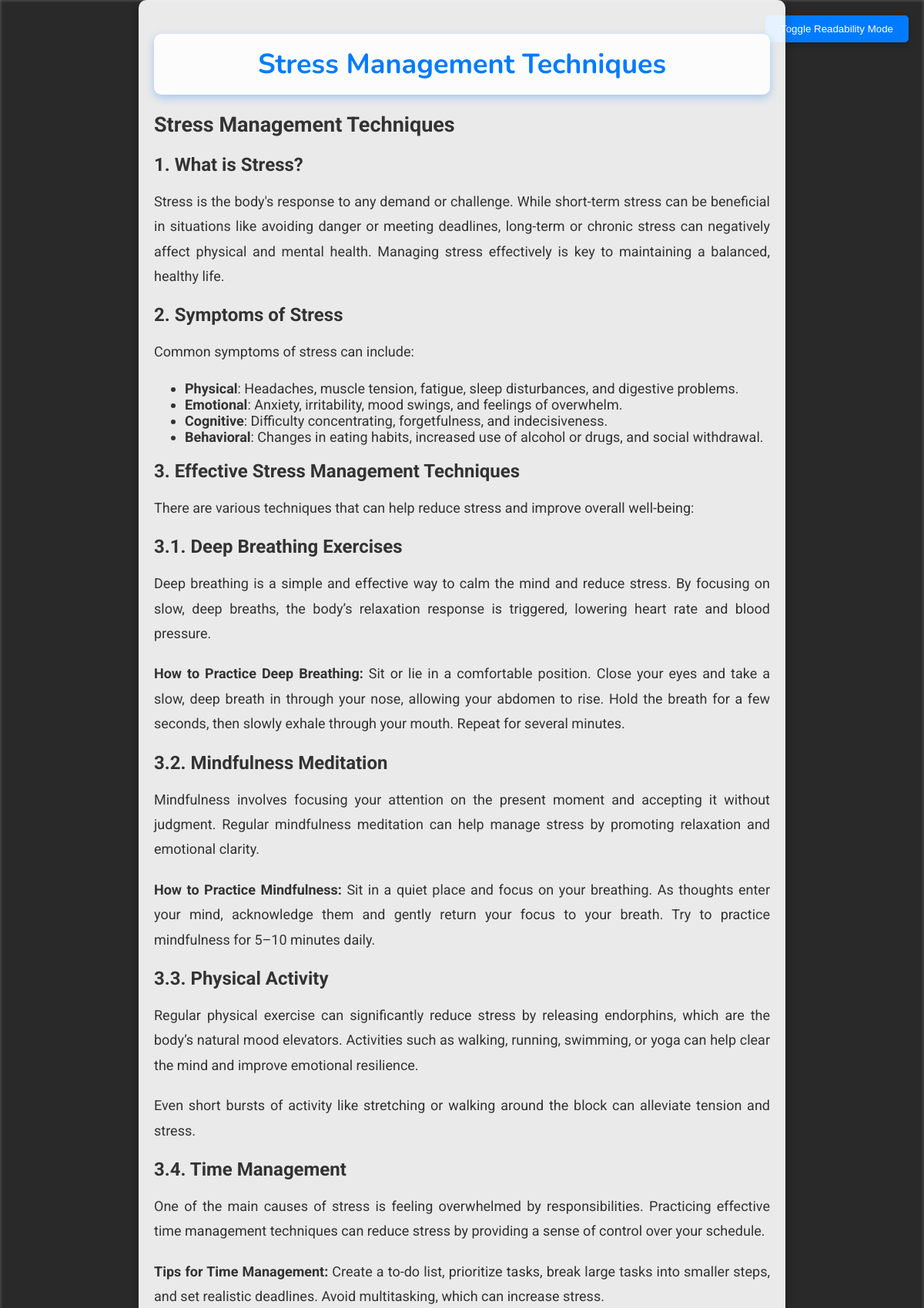
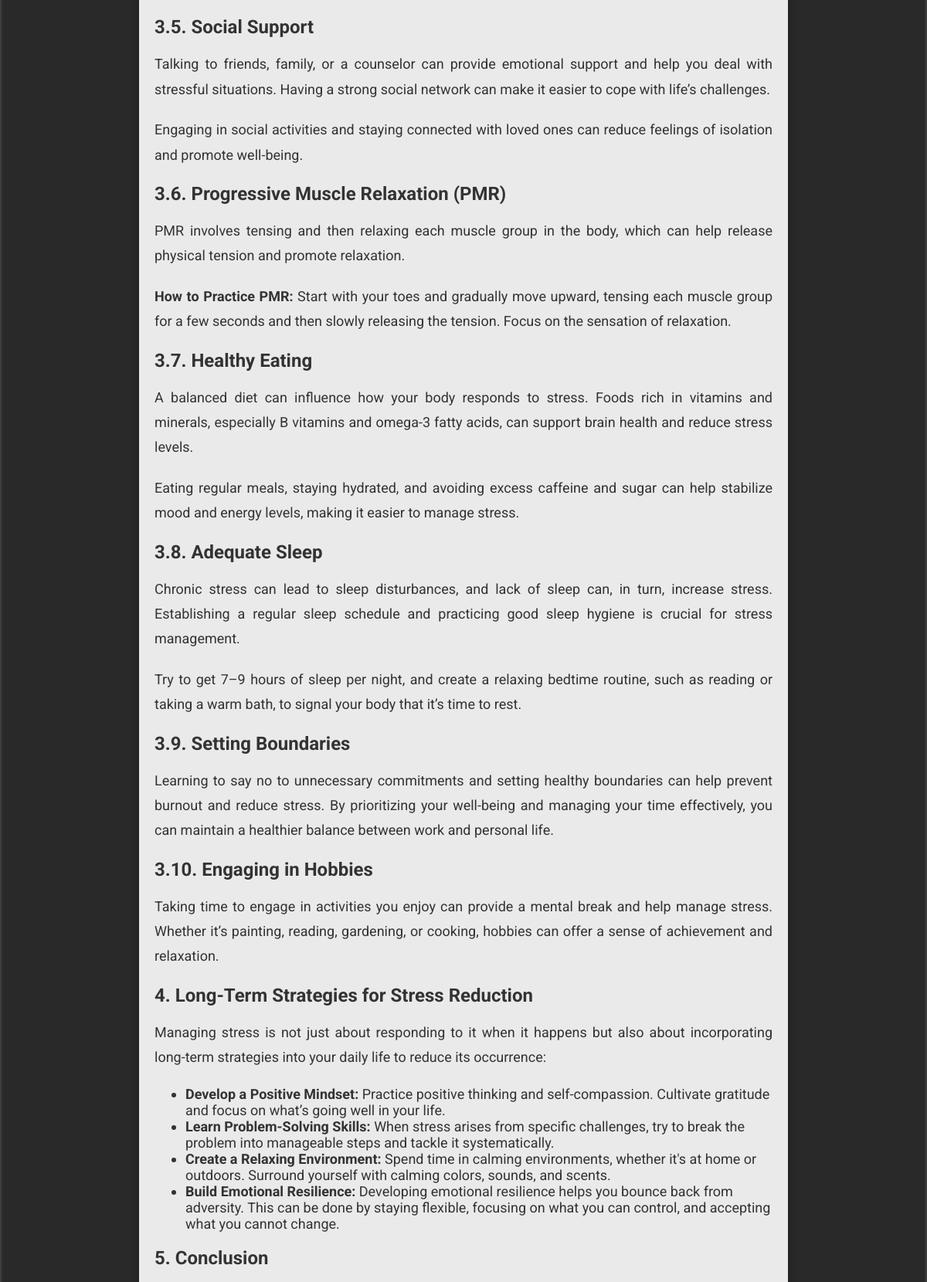
The app's page /education/info/8/ (upper part) with its own data (2 pictures, top to bottom).
### education/models.py (models this page shows, shortened)
class HealthInformation(models.Model):
    title = models.CharField(max_length=255)
    content = models.TextField()
    created_at = models.DateTimeField(auto_now_add=True)

### education/views.py (the view)
# urls.py: path('info/<int:id>/', views.information_detail, name='information_detail'),
def information_detail(request, id):
    information = HealthInformation.objects.get(pk=id)
    return render(request, 'information_detail.html', {'information': information})

### education/templates/information_detail.html (shortened to what this page needs)
<!DOCTYPE html>
<html lang="en">
<head>
</head>
<body>
    <button class="readability-btn" onclick="toggleReadability()">Toggle Readability Mode</button>
    <div class="container">
        <h1 class="title">{{ information.title }}</h1>
        <div class="text">
            {{ information.content|safe }}
        </div>
    </div>
</body>
</html>

### education/templates/information_detail.html (style rules this page uses)
body { font-family: 'Roboto', sans-serif; margin: 0; padding: 0; display: flex; justify-content: center; align-items: center; min-height: 100vh; background: linear-gradient(to right, rgba(0, 0, 0, 0.6), rgba(0, 0, 0, 0.6)), url('https://source.unsplash.com/1600x900/?health,wellness') no-repeat center center fixed; background-size: cover; color: white; overflow-x: hidden; }
body:before { content: ''; position: fixed; top: 0; left: 0; width: 100%; height: 100%; background: inherit; z-index: -1; background-attachment: fixed; filter: blur(2px); }
.container { width: 100%; max-width: 800px; padding: 20px; background-color: rgba(255, 255, 255, 0.9); box-shadow: 0 4px 12px rgba(0, 0, 0, 0.3); border-radius: 10px; color: #333; opacity: 0; animation: fadeIn 1.2s ease-in-out forwards; }
.title { font-family: 'Nunito', sans-serif; font-size: 36px; font-weight: bold; text-align: center; margin-bottom: 20px; color: #007bff; position: sticky; top: 0; background-color: rgba(255, 255, 255, 0.9); padding: 15px; border-radius: 10px; box-shadow: 0 4px 12px rgba(0, 123, 255, 0.3); z-index: 100; }
.text h3, .text h4 { font-size: 24px; font-weight: bold; color: #333; margin: 20px 0 10px; transition: color 0.3s ease; }
.text p { font-size: 18px; line-height: 1.8; margin-bottom: 20px; text-align: justify; transition: color 0.3s ease; }
.text div { font-size: 18px; margin-bottom: 15px; transition: color 0.3s ease; }
.readability-btn { position: fixed; top: 20px; right: 20px; padding: 10px 20px; background-color: #007bff; color: white; border: none; border-radius: 5px; cursor: pointer; box-shadow: 0 4px 10px rgba(0, 0, 0, 0.2); transition: background-color 0.3s ease, box-shadow 0.3s ease; }

### records on screen
HealthInformation: title "Stress Management Techniques", content "Stress Management Techniques 1. What is Stress? Stress is the body's response to any demand or challenge. While short-term stress can be beneficial in situations like avoiding danger or meeting deadlines, long-term or chronic stress can negatively affect physical and mental health. Managing stress effectively is key to maintaining a balanced, healthy life. 2. Symptoms of Stress Common symptoms of stress can include: Physical : Headaches, muscle tension, fatigue, sleep disturbances, and digestive problems. Emotional : Anxiety, irritability, mood swings, and feelings of overwhelm. Cognitive : Difficulty concentrating, forgetfulness, and indecisiveness. Behavioral : Changes in eating habits,…"
